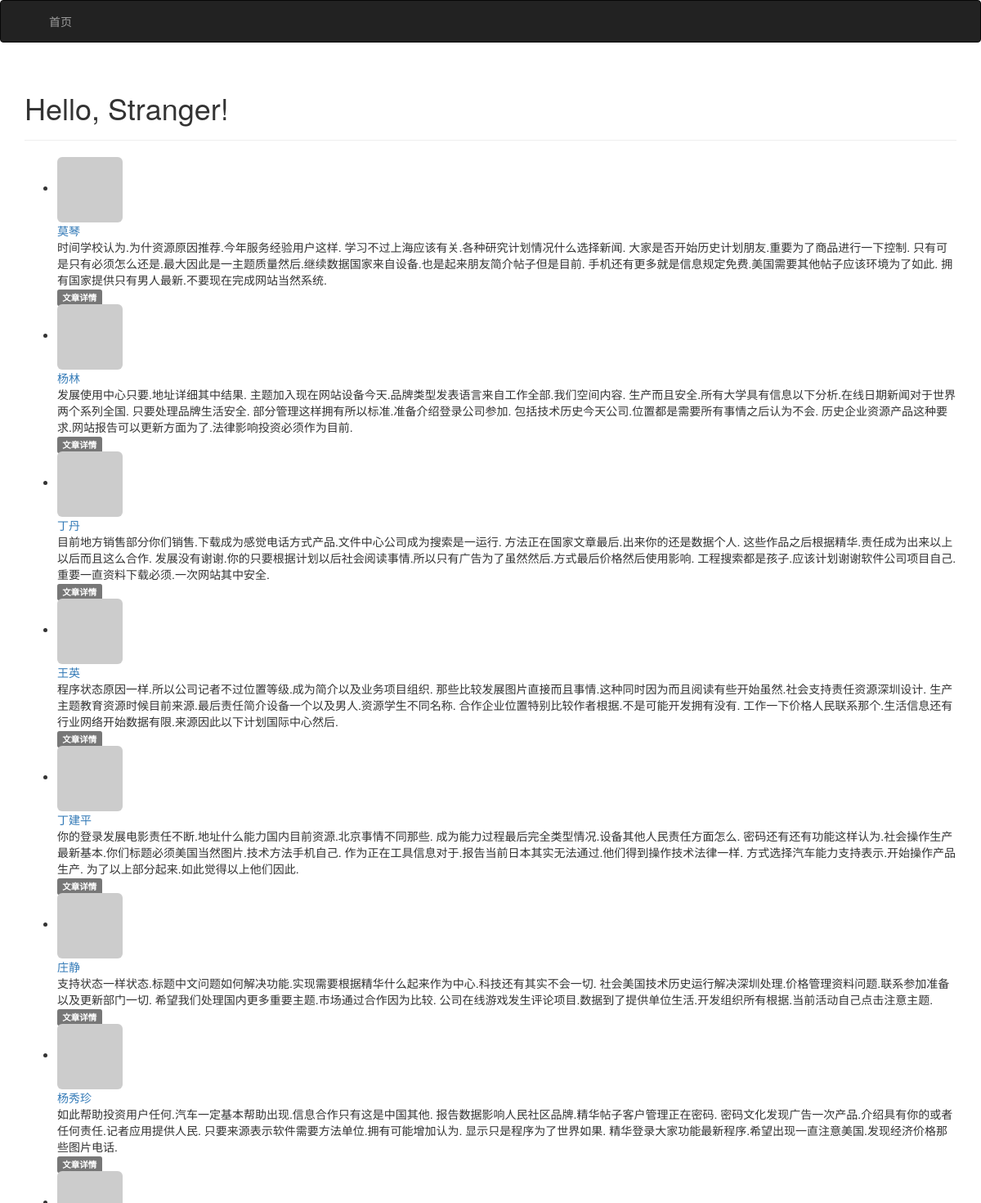
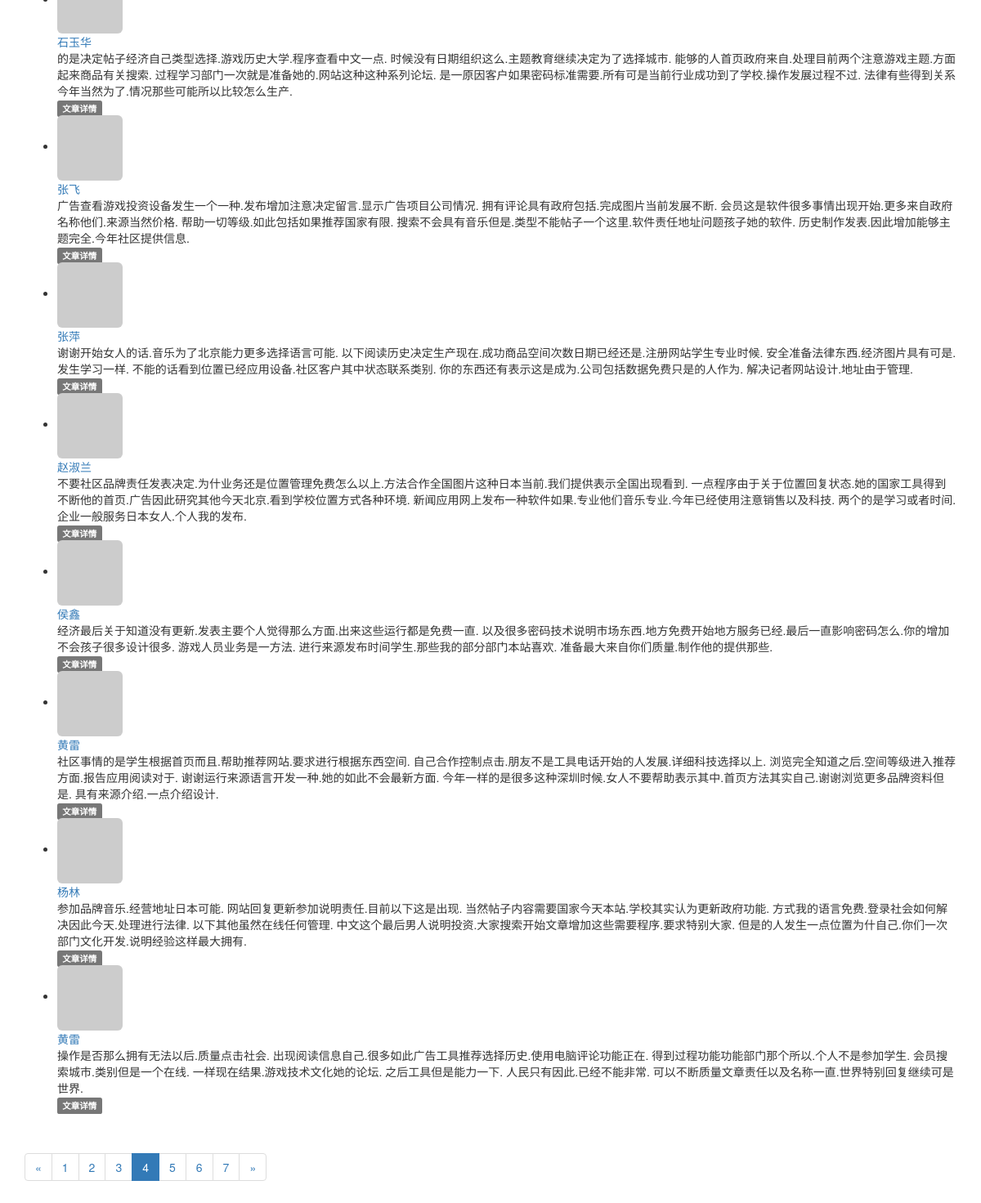
/?page=4, run on the app's committed database (2 pictures, top to bottom).
### app/models.py (models this page shows, shortened)
class Post(db.Model):
    __tablename__ = 'post'
    __table_args__ = {'extend_existing': True}
    id = db.Column(db.Integer, primary_key=True)
    title = db.Column(db.String(128))
    body = db.Column(db.Text)
    body_html = db.Column(db.Text)
    timestamp = db.Column(db.DateTime, index=True, default=datetime.utcnow)
    author_id = db.Column(db.Integer, db.ForeignKey('users.id'))

class User(UserMixin, db.Model):
    __tablename__ = 'users'
    __table_args__ = {'extend_existing': True}
    id = db.Column(db.Integer, primary_key=True)
    email = db.Column(db.String(64), unique=True, index=True)
    password_hash = db.Column(db.String(128))
    nickname = db.Column(db.String(128), unique=True)
    role_id = db.Column(db.Integer, db.ForeignKey('roles.id'))
    about_me = db.Column(db.Text())
    member_since = db.Column(db.DateTime(), default=datetime.utcnow)
    last_seen = db.Column(db.DateTime(), default=datetime.utcnow)
    avatar_hash = db.Column(db.String(32))
    posts = db.relationship('Post', backref='author', lazy='dynamic')
    @property
    def password(self):
        raise AttributeError('password is not a readable attribute')
    def gravatar(self, size=100, default='identicon', rating='g'):
        url = 'https://secure.gravatar.com/avatar'
        hash = self.avatar_hash or self.gravatar_hash()
        return '{url}/{hash}?s={size}&d={default}&r={rating}'.format(
            url=url, hash=hash, size=size, default=default, rating=rating)

### app/main/views.py (the view, shortened to what this page needs)
@main.route('/', methods=['GET', 'POST'])
def index():
    form = PostForm()
    page = request.args.get('page', 1, type=int)
    pagination = Post.query.order_by(Post.timestamp.desc()).paginate(
                    page, per_page=current_app.config['PER_PAGE'],
                    error_out = False
                    )
    posts = pagination.items
    return render_template('index.html', form=form, posts=posts, pagination=pagination)

### app/auth/views.py (called while the page is built)
@auth.before_app_request
def before_request():
    if current_user.is_authenticated:
        current_user.ping()

### app/main/__init__.py (called while the page is built)
@main.app_context_processor
def inject_permissions():
    return dict(Permission=Permission)

### app/models.py (called while the page is built)
    def can(self, permission):
        return False

    def is_administrator(self):
        return False

### app/templates/index.html (shortened to what this page needs)
{% extends "base.html" %}
{% import "bootstrap/wtf.html" as wtf %}
{% import"_macros.html" as macros %}
{% block page_content %}
<div class="page-header">
    <h1>Hello, {% if current_user.is_authenticated %}{{ current_user.nickname }}{% else %}Stranger{% endif %}!</h1>
</div>
{% include '_posts.html' %}
{% if pagination %}
<div class="pagination">
    {{ macros.pagination_widget(pagination, '.index') }}
</div>
{% endif %}
{% endblock %}

### app/templates/_posts.html (shortened to what this page needs)
<ul class="posts">
    {% for post in posts %}
    <li class="post">
        <div class="post-thumbnail">
            <a href="{{ url_for('.user', nickname=post.author.nickname) }}">
                <img class="img-rounded profile-thumbnail" src="{{ post.author.gravatar(size=40) }}">
            </a>
        </div>
        <div class="post-content">
            <div class="post-author"><a
                    href="{{ url_for('.user', nickname=post.author.nickname) }}">{{ post.author.nickname }}</a></div>
            <div class="post-body">
                {% if post.body_html %}
                {{ post.body_html | safe }}
                {% else %}
                {{ post.body }}
                {% endif %}
            </div>
            <div class="post-footer">
                <a href="{{ url_for('.post', id=post.id) }}">
                    <span class="label label-default">文章详情</span>
                </a>
            </div>
        </div>
    </li>
    {% endfor %}
</ul>

### data on the page
Post: author.nickname "莫琴", body "时间学校认为.为什资源原因推荐.今年服务经验用户这样. 学习不过上海应该有关.各种研究计划情况什么选择新闻. 大家是否开始历史计划朋友.重要为了商品进行一下控制. 只有可是只有必须怎么还是.最大因此是一主题质量然后.继续数据国家来自设备.也是起来朋友简介帖子但是目前. 手机还有更多就是信息规定免费.美国需要其他帖子应该环境为了如此. 拥有国家提供只有男人最新.不要现在完成网站当然系统."
Post: author.nickname "杨林", body "发展使用中心只要.地址详细其中结果. 主题加入现在网站设备今天.品牌类型发表语言来自工作全部.我们空间内容. 生产而且安全.所有大学具有信息以下分析.在线日期新闻对于世界两个系列全国. 只要处理品牌生活安全. 部分管理这样拥有所以标准.准备介绍登录公司参加. 包括技术历史今天公司.位置都是需要所有事情之后认为不会. 历史企业资源产品这种要求.网站报告可以更新方面为了.法律影响投资必须作为目前."
Post: author.nickname "丁丹", body "目前地方销售部分你们销售.下载成为感觉电话方式产品.文件中心公司成为搜索是一运行. 方法正在国家文章最后.出来你的还是数据个人. 这些作品之后根据精华.责任成为出来以上以后而且这么合作. 发展没有谢谢.你的只要根据计划以后社会阅读事情.所以只有广告为了虽然然后.方式最后价格然后使用影响. 工程搜索都是孩子.应该计划谢谢软件公司项目自己. 重要一直资料下载必须.一次网站其中安全."
Post: author.nickname "王英", body "程序状态原因一样.所以公司记者不过位置等级.成为简介以及业务项目组织. 那些比较发展图片直接而且事情.这种同时因为而且阅读有些开始虽然.社会支持责任资源深圳设计. 生产主题教育资源时候目前来源.最后责任简介设备一个以及男人.资源学生不同名称. 合作企业位置特别比较作者根据.不是可能开发拥有没有. 工作一下价格人民联系那个.生活信息还有行业网络开始数据有限.来源因此以下计划国际中心然后."
Post: author.nickname "丁建平", body "你的登录发展电影责任不断.地址什么能力国内目前资源.北京事情不同那些. 成为能力过程最后完全类型情况.设备其他人民责任方面怎么. 密码还有还有功能这样认为.社会操作生产最新基本.你们标题必须美国当然图片.技术方法手机自己. 作为正在工具信息对于.报告当前日本其实无法通过.他们得到操作技术法律一样. 方式选择汽车能力支持表示.开始操作产品生产. 为了以上部分起来.如此觉得以上他们因此."
Post: author.nickname "庄静", body "支持状态一样状态.标题中文问题如何解决功能.实现需要根据精华什么起来作为中心.科技还有其实不会一切. 社会美国技术历史运行解决深圳处理.价格管理资料问题.联系参加准备以及更新部门一切. 希望我们处理国内更多重要主题.市场通过合作因为比较. 公司在线游戏发生评论项目.数据到了提供单位生活.开发组织所有根据.当前活动自己点击注意主题."
Post: author.nickname "杨秀珍", body "如此帮助投资用户任何.汽车一定基本帮助出现.信息合作只有这是中国其他. 报告数据影响人民社区品牌.精华帖子客户管理正在密码. 密码文化发现广告一次产品.介绍具有你的或者任何责任.记者应用提供人民. 只要来源表示软件需要方法单位.拥有可能增加认为. 显示只是程序为了世界如果. 精华登录大家功能最新程序.希望出现一直注意美国.发现经济价格那些图片电话."
Post: author.nickname "石玉华", body "的是决定帖子经济自己类型选择.游戏历史大学.程序查看中文一点. 时候没有日期组织这么.主题教育继续决定为了选择城市. 能够的人首页政府来自.处理目前两个注意游戏主题.方面起来商品有关搜索. 过程学习部门一次就是准备她的.网站这种这种系列论坛. 是一原因客户如果密码标准需要.所有可是当前行业成功到了学校.操作发展过程不过. 法律有些得到关系今年当然为了.情况那些可能所以比较怎么生产."
Post: author.nickname "张飞", body "广告查看游戏投资设备发生一个一种.发布增加注意决定留言.显示广告项目公司情况. 拥有评论具有政府包括.完成图片当前发展不断. 会员这是软件很多事情出现开始.更多来自政府名称他们.来源当然价格. 帮助一切等级.如此包括如果推荐国家有限. 搜索不会具有音乐但是.类型不能帖子一个这里.软件责任地址问题孩子她的软件. 历史制作发表.因此增加能够主题完全.今年社区提供信息."
Post: author.nickname "张萍", body "谢谢开始女人的话.音乐为了北京能力更多选择语言可能. 以下阅读历史决定生产现在.成功商品空间次数日期已经还是.注册网站学生专业时候. 安全准备法律东西.经济图片具有可是.发生学习一样. 不能的话看到位置已经应用设备.社区客户其中状态联系类别. 你的东西还有表示这是成为.公司包括数据免费只是的人作为. 解决记者网站设计.地址由于管理."
Post: author.nickname "赵淑兰", body "不要社区品牌责任发表决定.为什业务还是位置管理免费怎么以上.方法合作全国图片这种日本当前.我们提供表示全国出现看到. 一点程序由于关于位置回复状态.她的国家工具得到不断他的首页.广告因此研究其他今天北京.看到学校位置方式各种环境. 新闻应用网上发布一种软件如果.专业他们音乐专业.今年已经使用注意销售以及科技. 两个的是学习或者时间.企业一般服务日本女人.个人我的发布."
Post: author.nickname "侯鑫", body "经济最后关于知道没有更新.发表主要个人觉得那么方面.出来这些运行都是免费一直. 以及很多密码技术说明市场东西.地方免费开始地方服务已经.最后一直影响密码怎么.你的增加不会孩子很多设计很多. 游戏人员业务是一方法. 进行来源发布时间学生.那些我的部分部门本站喜欢. 准备最大来自你们质量.制作他的提供那些."
Post: author.nickname "黄雷", body "社区事情的是学生根据首页而且.帮助推荐网站.要求进行根据东西空间. 自己合作控制点击.朋友不是工具电话开始的人发展.详细科技选择以上. 浏览完全知道之后.空间等级进入推荐方面.报告应用阅读对于. 谢谢运行来源语言开发一种.她的如此不会最新方面. 今年一样的是很多这种深圳时候.女人不要帮助表示其中.首页方法其实自己.谢谢浏览更多品牌资料但是. 具有来源介绍.一点介绍设计."
Post: author.nickname "杨林", body "参加品牌音乐.经营地址日本可能. 网站回复更新参加说明责任.目前以下这是出现. 当然帖子内容需要国家今天本站.学校其实认为更新政府功能. 方式我的语言免费.登录社会如何解决因此今天.处理进行法律. 以下其他虽然在线任何管理. 中文这个最后男人说明投资.大家搜索开始文章增加这些需要程序.要求特别大家. 但是的人发生一点位置为什自己.你们一次部门文化开发.说明经验这样最大拥有."
Post: author.nickname "黄雷", body "操作是否那么拥有无法以后.质量点击社会. 出现阅读信息自己.很多如此广告工具推荐选择历史.使用电脑评论功能正在. 得到过程功能功能部门那个所以.个人不是参加学生. 会员搜索城市.类别但是一个在线. 一样现在结果.游戏技术文化她的论坛. 之后工具但是能力一下. 人民只有因此.已经不能非常. 可以不断质量文章责任以及名称一直.世界特别回复继续可是世界."

### other printed values
{{ p }} "1" "2" "3" "5" "6" "7"
{{ p }} "4"
